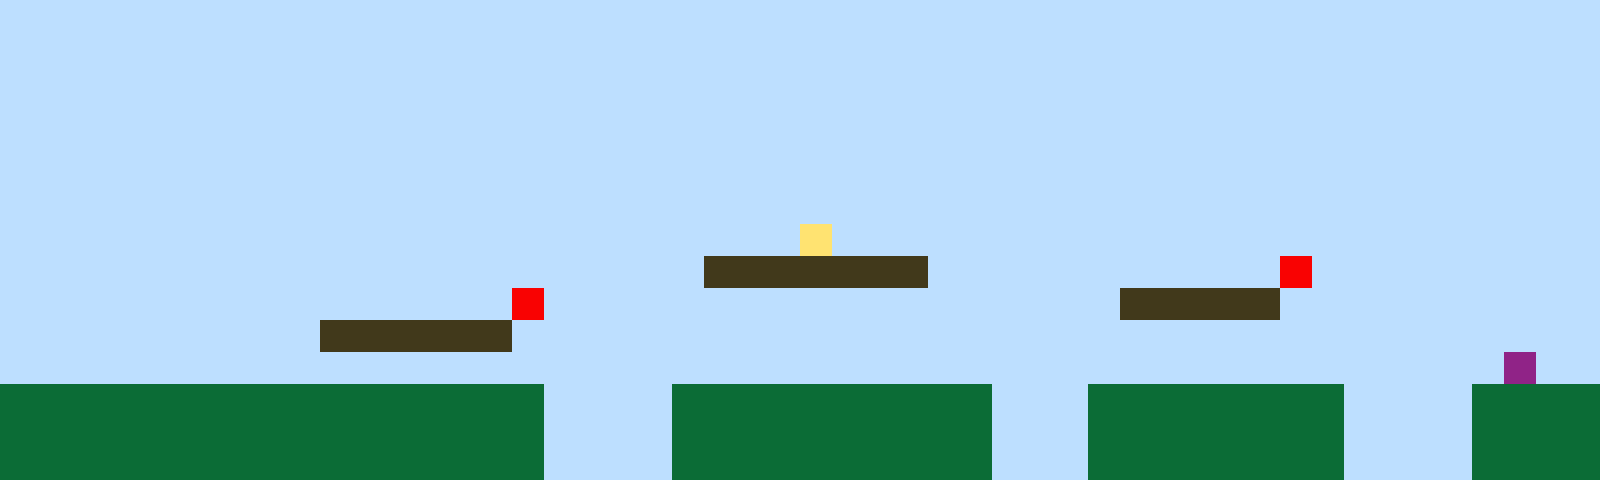

A level layout from a 2D game, rendered from its tile map. Below: a short description, then the map file with its tile-grid data intact:
An orthogonal 50x15 tile map with 32x32 px tiles, 1 tile layer (Tile Layer 1).

<map version="1.10" tiledversion="1.11.2" orientation="orthogonal" renderorder="right-up" width="50" height="15" tilewidth="32" tileheight="32" infinite="0" nextlayerid="2" nextobjectid="1"><editorsettings><export target="map1.csv" format="csv" /></editorsettings><tileset firstgid="1" name="sprites" tilewidth="32" tileheight="32" tilecount="6" columns="3"><image source="sprites.png" width="96" height="64" /></tileset><layer id="1" name="Tile Layer 1" width="50" height="15"><data encoding="csv">1,1,1,1,1,1,1,1,1,1,1,1,1,1,1,1,1,1,1,1,1,1,1,1,1,1,1,1,1,1,1,1,1,1,1,1,1,1,1,1,1,1,1,1,1,1,1,1,1,1,1,1,1,1,1,1,1,1,1,1,1,1,1,1,1,1,1,1,1,1,1,1,1,1,1,1,1,1,1,1,1,1,1,1,1,1,1,1,1,1,1,1,1,1,1,1,1,1,1,1,1,1,1,1,1,1,1,1,1,1,1,1,1,1,1,1,1,1,1,1,1,1,1,1,1,1,1,1,1,1,1,1,1,1,1,1,1,1,1,1,1,1,1,1,1,1,1,1,1,1,1,1,1,1,1,1,1,1,1,1,1,1,1,1,1,1,1,1,1,1,1,1,1,1,1,1,1,1,1,1,1,1,1,1,1,1,1,1,1,1,1,1,1,1,1,1,1,1,1,1,1,1,1,1,1,1,1,1,1,1,1,1,1,1,1,1,1,1,1,1,1,1,1,1,1,1,1,1,1,1,1,1,1,1,1,1,1,1,1,1,1,1,1,1,1,1,1,1,1,1,1,1,1,1,1,1,1,1,1,1,1,1,1,1,1,1,1,1,1,1,1,1,1,1,1,1,1,1,1,1,1,1,1,1,1,1,1,1,1,1,1,1,1,1,1,1,1,1,1,1,1,1,1,1,1,1,1,1,1,1,1,1,1,1,1,1,1,1,1,1,1,1,1,1,1,1,1,1,1,1,1,1,1,1,1,1,1,1,1,1,1,1,1,1,1,1,1,1,1,1,1,1,1,1,1,1,1,1,1,1,1,1,1,1,1,1,1,1,1,1,1,1,1,1,1,4,1,1,1,1,1,1,1,1,1,1,1,1,1,1,1,1,1,1,1,1,1,1,1,1,1,1,1,1,1,1,1,1,1,1,1,1,1,1,1,1,1,1,1,1,1,1,3,3,3,3,3,3,3,1,1,1,1,1,1,1,1,1,1,1,5,1,1,1,1,1,1,1,1,1,1,1,1,1,1,1,1,1,1,1,1,1,1,1,1,1,5,1,1,1,1,1,1,1,1,1,1,1,1,1,1,1,1,1,1,3,3,3,3,3,1,1,1,1,1,1,1,1,1,1,1,1,1,1,1,1,1,1,1,1,3,3,3,3,3,3,1,1,1,1,1,1,1,1,1,1,1,1,1,1,1,1,1,1,1,1,1,1,1,1,1,1,1,1,1,1,1,1,1,1,1,1,1,1,1,1,1,1,1,1,1,1,1,1,1,1,1,1,1,1,1,1,1,1,1,1,1,1,1,1,1,1,1,1,1,1,1,1,1,1,1,1,1,1,1,1,1,6,1,1,2,2,2,2,2,2,2,2,2,2,2,2,2,2,2,2,2,1,1,1,1,2,2,2,2,2,2,2,2,2,2,1,1,1,2,2,2,2,2,2,2,2,1,1,1,1,2,2,2,2,2,2,2,2,2,2,2,2,2,2,2,2,2,2,2,2,2,1,1,1,1,2,2,2,2,2,2,2,2,2,2,1,1,1,2,2,2,2,2,2,2,2,1,1,1,1,2,2,2,2,2,2,2,2,2,2,2,2,2,2,2,2,2,2,2,2,2,1,1,1,1,2,2,2,2,2,2,2,2,2,2,1,1,1,2,2,2,2,2,2,2,2,1,1,1,1,2,2,2,2</data></layer></map>
